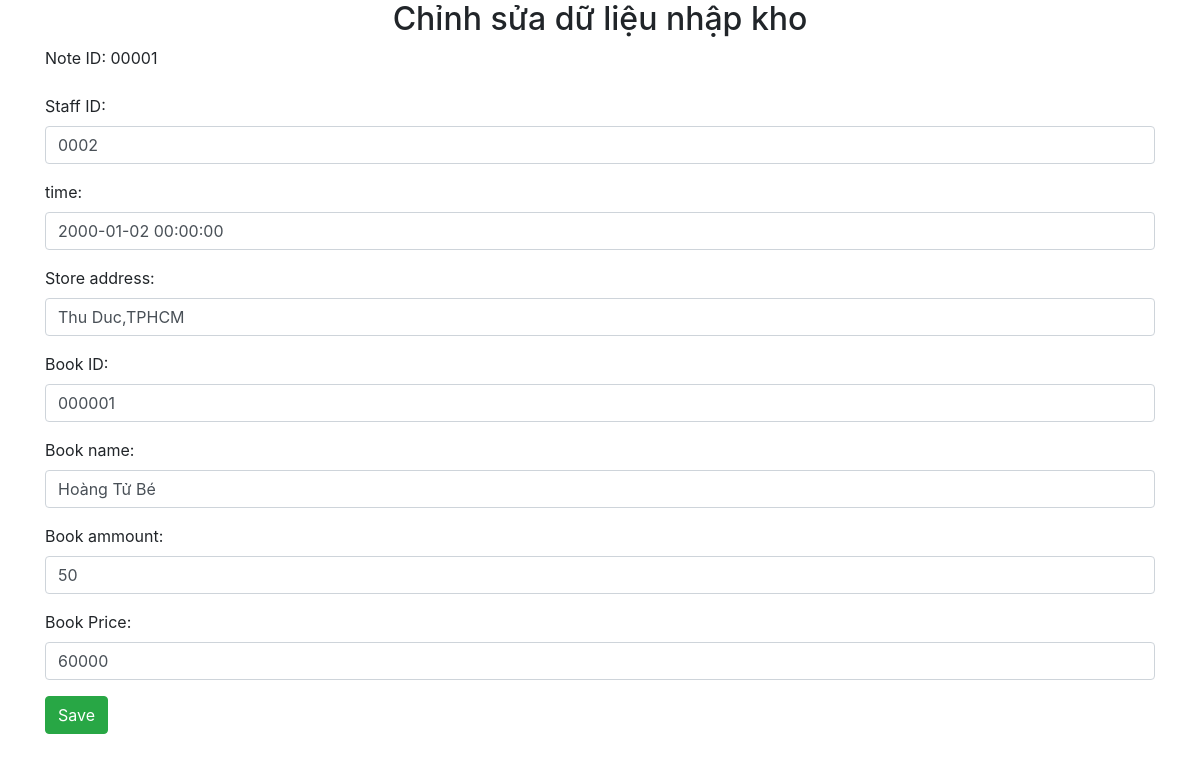
Page /modifyImport.php?id=00001 on the committed database.
### tables this page shows
CREATE TABLE `import`(
	id_note CHAR(7) PRIMARY KEY NOT NULL,
	n_staff CHAR(50),
	id_storage CHAR(7),
	`time` datetime ,
	storage_address VARCHAR(50),
	n_book VARCHAR (50),
	id_book CHAR(7) NOT NULL,
	amount_of_book INT,
	current_price_of_book INT,
	id_staff CHAR(7)
);

### dbhelp.php (called while the page is built, shortened)
<?php
function executeResult($sql){
    $conn = mysqli_connect(HOST, USERNAME, PASSWORD, DATABASE);
    $resultset = mysqli_query($conn, $sql);
    $list = [];
    while($row = mysqli_fetch_array($resultset, 1)){
        $list[] = $row;
    }
    return $list;
}

### modifyImport.php (the view, shortened to what this page needs)
<?php
require_once ('dbhelp.php');
	$id = '';
	if (isset($_GET['id'])) {
		$id          = $_GET['id'];
		$sql         = 'select * from import where id_note = '.$id;
		$idnList   = executeResult($sql);
		if ($idnList != null) {
			$std         = $idnList[0];
			$ss_time	 = $std['time'];
			$ss_address  = $std['storage_address'];
			$ss_bname    = $std['n_book'];
			$ss_bid      = $std['id_book'];
			$ss_ammount  = $std['amount_of_book'];
			$ss_price    = $std['current_price_of_book'];
			$ss_sid      = $std['id_staff'];
		} else {
			$id = '';
		}
	}
?>
<!DOCTYPE html>
<html>
<head>
	<link rel="stylesheet" href="https://maxcdn.bootstrapcdn.com/bootstrap/4.4.1/css/bootstrap.min.css">
</head>
<body>
	<div class="container">
		<div class="panel panel-primary">
			<div class="panel-heading">
				<h2 class="text-center">Chỉnh sửa dữ liệu nhập kho</h2>
			</div>
			<div class="panel-body">
				<form method="post">
					<div class="form-group">
					  <label for="mnv">Note ID:</label> <?php echo $id;?>
					</div>
                    <div class="form-group">
					  <label for="pass">Staff ID:</label>
					  <input required="true" type="text" class="form-control" id="pass" name="sid" value="<?=$ss_sid?>">
					</div>
					<div class="form-group">
					  <label for="mn">time:</label>
					  <input required="true" type="datetime" class="form-control" id="mn" name="time" value="<?=$ss_time?>">
					</div>
					<div class="form-group">
					  <label for="ln">Store address:</label>
					  <input required="true" type="text" class="form-control" id="ln" name="address" value="<?=$ss_address?>">
					</div>
					<div class="form-group">
					  <label for="address">Book ID:</label>
					  <input required="true" type="text" class="form-control" id="address" name="bid" value="<?=$ss_bid?>">
					</div>
					<div class="form-group">
					  <label for="email">Book name:</label>
					  <input required="true" type="text" class="form-control" id="email" name="bname" value="<?=$ss_bname?>">
					</div>
					<div class="form-group">
					  <label for="phone">Book ammount:</label>
					  <input required="true" type="text" class="form-control" id="phone" name="ammount" value="<?=$ss_ammount?>">
					</div>
					<div class="form-group">
					  <label for="user">Book Price:</label>
					  <input required="true" type="text" class="form-control" id="user" name="price" value="<?=$ss_price?>">
					</div>
					<button class="btn btn-success">Save</button>
				</form>
			</div>
		</div>
	</div>
</body>
</html>

### rows in the picture
import: sid "0002", time "2000-01-02 00:00:00", address "Thu Duc,TPHCM", bid "000001", bname "Hoàng Tử Bé", ammount "50", price "60000"

### other values in the picture
$id "00001"
